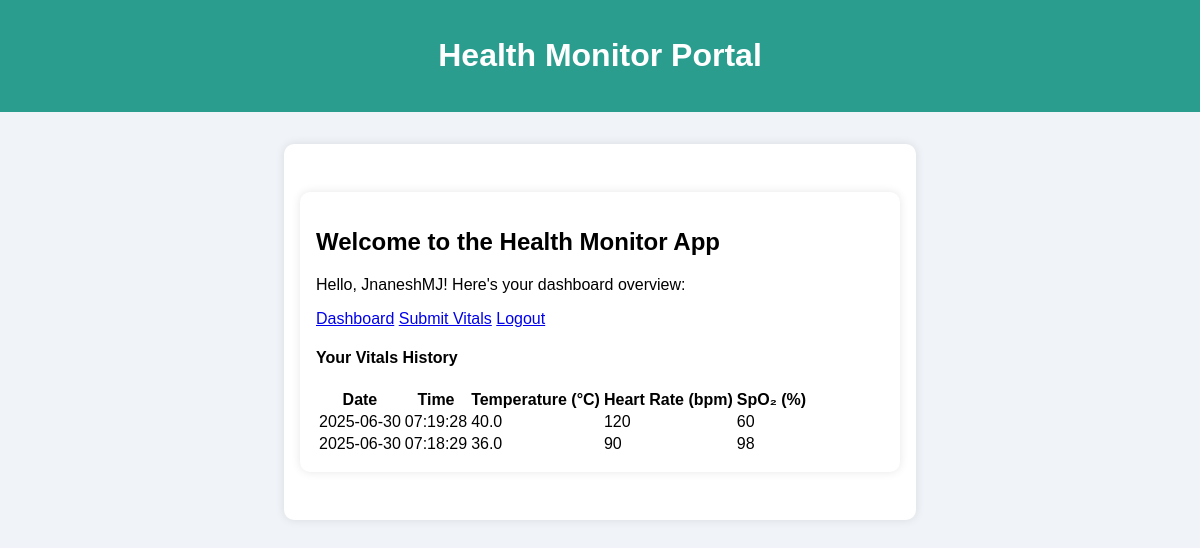
Screenshot of / (signed in) with the database file from the repository.
### tracker/models.py (models this page shows, shortened)
class HealthRecord(models.Model):
    user = models.ForeignKey(User, on_delete=models.CASCADE)
    heart_rate = models.IntegerField()
    spo2 = models.IntegerField()
    temperature = models.FloatField(help_text="in °C")
    breaths_per_minute = models.IntegerField(default=16)
    recorded_at = models.DateTimeField(auto_now_add=True)

### tracker/views.py (the view)
# urls.py: 2. Add a URL to urlpatterns:  path('', views.home, name='home')
def home(request):
    vitals = None
    if request.user.is_authenticated:
        vitals = HealthRecord.objects.filter(user=request.user).order_by('-recorded_at')
    return render(request, 'tracker/home.html', {'vitals': vitals})

### tracker/templates/tracker/home.html
{% extends 'tracker/base.html' %}
{% block content %}
<div class="container mt-4">
  <div class="card shadow p-4 mb-4">
    <h2>Welcome to the Health Monitor App</h2>
    {% if user.is_authenticated %}
      <p class="lead">Hello, {{ user.get_full_name|default:user.username }}! Here's your dashboard overview:</p>
      <div class="mb-3">
        <a href="{% url 'dashboard' %}" class="btn btn-primary me-2">Dashboard</a>
        <a href="{% url 'submit_vitals' %}" class="btn btn-success me-2">Submit Vitals</a>
        <a href="{% url 'logout' %}" class="btn btn-danger">Logout</a>
      </div>
    {% else %}
      <p class="lead">Track your health vitals with ease. Log in or register to get started.</p>
      <div class="mb-3">
        <a href="{% url 'login' %}" class="btn btn-success me-2">Login</a>
        <a href="{% url 'register' %}" class="btn btn-info">Register</a>
      </div>
    {% endif %}
  </div>
  {% if user.is_authenticated %}
    {% if vitals %}
    <div class="card shadow p-4">
      <h4>Your Vitals History</h4>
      <div class="table-responsive">
        <table class="table table-bordered table-striped mt-3">
          <thead class="table-light">
            <tr>
              <th>Date</th>
              <th>Time</th>
              <th>Temperature (°C)</th>
              <th>Heart Rate (bpm)</th>
              <th>SpO₂ (%)</th>
            </tr>
          </thead>
          <tbody>
            {% for record in vitals %}
            <tr>
              <td>{{ record.recorded_at|date:"Y-m-d" }}</td>
              <td>{{ record.recorded_at|date:"H:i:s" }}</td>
              <td>{{ record.temperature }}</td>
              <td>{{ record.heart_rate }}</td>
              <td>{{ record.spo2 }}</td>
            </tr>
            {% endfor %}
          </tbody>
        </table>
      </div>
    </div>
    {% else %}
    <div class="alert alert-info mt-4">
      You have not submitted any vitals yet. Click on "Submit Vitals" to get started.
    </div>
    {% endif %}
  {% endif %}
</div>
{% endblock %}

### tracker/templates/tracker/base.html (shortened to what this page needs)
<!DOCTYPE html>
<html lang="en">
<head>
</head>
<body>
    <header>
        <h1>Health Monitor Portal</h1>
    </header>
    <div class="container">
        {% block content %}
        {% endblock %}
    </div>
</body>
</html>

### tracker/templates/tracker/base.html (style rules this page uses)
body { font-family: Arial, sans-serif; background: #f0f4f8; margin: 0; padding: 0; }
header { background: #2a9d8f; color: white; padding: 1rem; text-align: center; }
.container { max-width: 600px; margin: 2rem auto; padding: 1rem; background: white; border-radius: 10px; box-shadow: 0 0 10px rgba(0,0,0,0.1); }

### rows the page displays
HealthRecord: recorded_at "2025-06-30", recorded_at "07:19:28", temperature "40.0", heart_rate "120", spo2 "60"
HealthRecord: recorded_at "2025-06-30", recorded_at "07:18:29", temperature "36.0", heart_rate "90", spo2 "98"

### other values shown
{{ user.get_full_name|default:user.username }} "JnaneshMJ"
